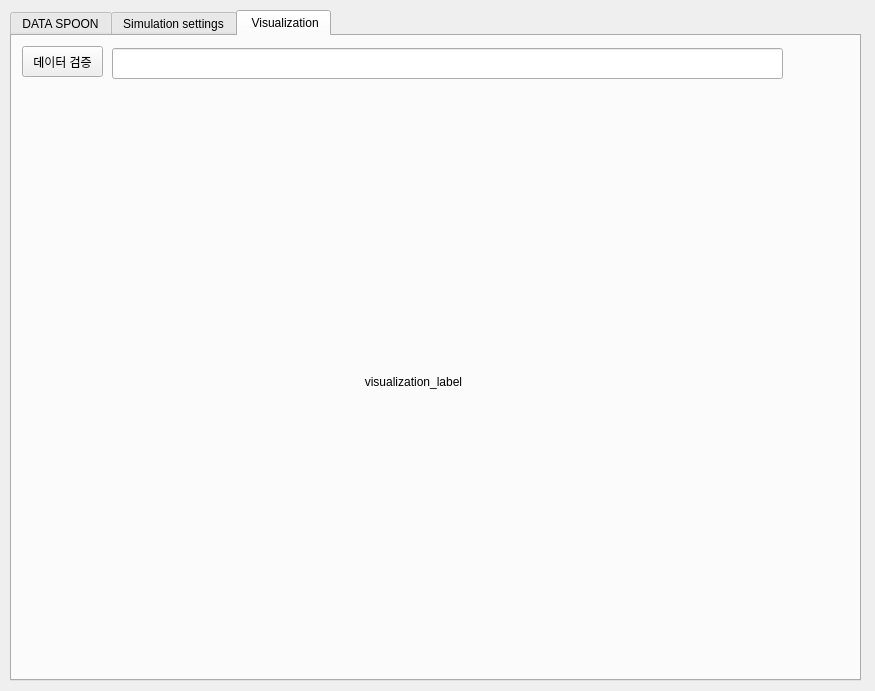
<?xml version="1.0" encoding="UTF-8"?>
<ui version="4.0">
 <class>Dialog</class>
 <widget class="QDialog" name="Dialog">
  <property name="geometry">
   <rect>
    <x>0</x>
    <y>0</y>
    <width>875</width>
    <height>691</height>
   </rect>
  </property>
  <property name="windowTitle">
   <string>Dialog</string>
  </property>
  <property name="autoFillBackground">
   <bool>false</bool>
  </property>
  <widget class="QTabWidget" name="tabWidget">
   <property name="geometry">
    <rect>
     <x>10</x>
     <y>10</y>
     <width>851</width>
     <height>671</height>
    </rect>
   </property>
   <property name="currentIndex">
    <number>2</number>
   </property>
   <widget class="QWidget" name="tab">
    <attribute name="title">
     <string>DATA SPOON</string>
    </attribute>
    <widget class="QListWidget" name="listWidget_Test">
     <property name="geometry">
      <rect>
       <x>0</x>
       <y>430</y>
       <width>251</width>
       <height>171</height>
      </rect>
     </property>
     <property name="dragDropMode">
      <enum>QAbstractItemView::NoDragDrop</enum>
     </property>
     <property name="selectionMode">
      <enum>QAbstractItemView::MultiSelection</enum>
     </property>
     <property name="wordWrap">
      <bool>false</bool>
     </property>
     <item>
      <property name="text">
       <string>1st Item</string>
      </property>
     </item>
     <item>
      <property name="text">
       <string>2nd Item</string>
      </property>
     </item>
     <item>
      <property name="text">
       <string>3rd Item</string>
      </property>
     </item>
    </widget>
    <widget class="QLabel" name="label_picture02">
     <property name="geometry">
      <rect>
       <x>420</x>
       <y>20</y>
       <width>401</width>
       <height>401</height>
      </rect>
     </property>
     <property name="text">
      <string>                                             Img Label</string>
     </property>
    </widget>
    <widget class="QLabel" name="label_picture01">
     <property name="geometry">
      <rect>
       <x>10</x>
       <y>20</y>
       <width>401</width>
       <height>401</height>
      </rect>
     </property>
     <property name="text">
      <string>                                          Img Label</string>
     </property>
    </widget>
    <widget class="QGroupBox" name="groupBox">
     <property name="geometry">
      <rect>
       <x>260</x>
       <y>430</y>
       <width>171</width>
       <height>201</height>
      </rect>
     </property>
     <property name="title">
      <string>클래스 </string>
     </property>
     <widget class="QCheckBox" name="groupchk_3">
      <property name="geometry">
       <rect>
        <x>10</x>
        <y>61</y>
        <width>81</width>
        <height>21</height>
       </rect>
      </property>
      <property name="text">
       <string>도로</string>
      </property>
      <property name="checked">
       <bool>true</bool>
      </property>
     </widget>
     <widget class="QCheckBox" name="groupchk_1">
      <property name="geometry">
       <rect>
        <x>10</x>
        <y>20</y>
        <width>81</width>
        <height>20</height>
       </rect>
      </property>
      <property name="tabletTracking">
       <bool>false</bool>
      </property>
      <property name="text">
       <string>건물</string>
      </property>
      <property name="checked">
       <bool>true</bool>
      </property>
     </widget>
     <widget class="QCheckBox" name="groupchk_4">
      <property name="geometry">
       <rect>
        <x>10</x>
        <y>82</y>
        <width>81</width>
        <height>20</height>
       </rect>
      </property>
      <property name="text">
       <string>가로수</string>
      </property>
      <property name="checked">
       <bool>true</bool>
      </property>
     </widget>
     <widget class="QCheckBox" name="groupchk_2">
      <property name="geometry">
       <rect>
        <x>10</x>
        <y>40</y>
        <width>81</width>
        <height>20</height>
       </rect>
      </property>
      <property name="text">
       <string>주차장</string>
      </property>
      <property name="checked">
       <bool>true</bool>
      </property>
     </widget>
     <widget class="QFrame" name="frame_1">
      <property name="geometry">
       <rect>
        <x>100</x>
        <y>20</y>
        <width>16</width>
        <height>16</height>
       </rect>
      </property>
      <property name="styleSheet">
       <string notr="true">rgb(85, 255, 127)</string>
      </property>
      <property name="frameShape">
       <enum>QFrame::StyledPanel</enum>
      </property>
      <property name="frameShadow">
       <enum>QFrame::Raised</enum>
      </property>
     </widget>
     <widget class="QFrame" name="frame_2">
      <property name="geometry">
       <rect>
        <x>100</x>
        <y>40</y>
        <width>16</width>
        <height>16</height>
       </rect>
      </property>
      <property name="frameShape">
       <enum>QFrame::StyledPanel</enum>
      </property>
      <property name="frameShadow">
       <enum>QFrame::Raised</enum>
      </property>
     </widget>
     <widget class="QFrame" name="frame_3">
      <property name="geometry">
       <rect>
        <x>100</x>
        <y>60</y>
        <width>16</width>
        <height>16</height>
       </rect>
      </property>
      <property name="frameShape">
       <enum>QFrame::StyledPanel</enum>
      </property>
      <property name="frameShadow">
       <enum>QFrame::Raised</enum>
      </property>
     </widget>
     <widget class="QFrame" name="frame_4">
      <property name="geometry">
       <rect>
        <x>100</x>
        <y>80</y>
        <width>16</width>
        <height>16</height>
       </rect>
      </property>
      <property name="frameShape">
       <enum>QFrame::StyledPanel</enum>
      </property>
      <property name="frameShadow">
       <enum>QFrame::Raised</enum>
      </property>
     </widget>
     <widget class="QCheckBox" name="groupchk_5">
      <property name="geometry">
       <rect>
        <x>10</x>
        <y>100</y>
        <width>81</width>
        <height>20</height>
       </rect>
      </property>
      <property name="text">
       <string>논</string>
      </property>
      <property name="checked">
       <bool>true</bool>
      </property>
     </widget>
     <widget class="QCheckBox" name="groupchk_6">
      <property name="geometry">
       <rect>
        <x>10</x>
        <y>120</y>
        <width>81</width>
        <height>20</height>
       </rect>
      </property>
      <property name="text">
       <string>밭</string>
      </property>
      <property name="checked">
       <bool>true</bool>
      </property>
     </widget>
     <widget class="QCheckBox" name="groupchk_7">
      <property name="geometry">
       <rect>
        <x>10</x>
        <y>140</y>
        <width>81</width>
        <height>20</height>
       </rect>
      </property>
      <property name="text">
       <string>산림</string>
      </property>
      <property name="checked">
       <bool>true</bool>
      </property>
     </widget>
     <widget class="QCheckBox" name="groupchk_8">
      <property name="geometry">
       <rect>
        <x>10</x>
        <y>160</y>
        <width>81</width>
        <height>20</height>
       </rect>
      </property>
      <property name="text">
       <string>나지</string>
      </property>
      <property name="checked">
       <bool>true</bool>
      </property>
     </widget>
     <widget class="QFrame" name="frame_8">
      <property name="geometry">
       <rect>
        <x>100</x>
        <y>160</y>
        <width>16</width>
        <height>16</height>
       </rect>
      </property>
      <property name="frameShape">
       <enum>QFrame::StyledPanel</enum>
      </property>
      <property name="frameShadow">
       <enum>QFrame::Raised</enum>
      </property>
     </widget>
     <widget class="QFrame" name="frame_7">
      <property name="geometry">
       <rect>
        <x>100</x>
        <y>140</y>
        <width>16</width>
        <height>16</height>
       </rect>
      </property>
      <property name="frameShape">
       <enum>QFrame::StyledPanel</enum>
      </property>
      <property name="frameShadow">
       <enum>QFrame::Raised</enum>
      </property>
     </widget>
     <widget class="QFrame" name="frame_5">
      <property name="geometry">
       <rect>
        <x>100</x>
        <y>100</y>
        <width>16</width>
        <height>16</height>
       </rect>
      </property>
      <property name="styleSheet">
       <string notr="true">rgb(85, 255, 127)</string>
      </property>
      <property name="frameShape">
       <enum>QFrame::StyledPanel</enum>
      </property>
      <property name="frameShadow">
       <enum>QFrame::Raised</enum>
      </property>
     </widget>
     <widget class="QFrame" name="frame_6">
      <property name="geometry">
       <rect>
        <x>100</x>
        <y>120</y>
        <width>16</width>
        <height>16</height>
       </rect>
      </property>
      <property name="frameShape">
       <enum>QFrame::StyledPanel</enum>
      </property>
      <property name="frameShadow">
       <enum>QFrame::Raised</enum>
      </property>
     </widget>
     <widget class="QCheckBox" name="groupchk_9">
      <property name="geometry">
       <rect>
        <x>10</x>
        <y>180</y>
        <width>81</width>
        <height>20</height>
       </rect>
      </property>
      <property name="text">
       <string>비대상지</string>
      </property>
     </widget>
     <widget class="QFrame" name="frame_9">
      <property name="geometry">
       <rect>
        <x>100</x>
        <y>180</y>
        <width>16</width>
        <height>16</height>
       </rect>
      </property>
      <property name="frameShape">
       <enum>QFrame::StyledPanel</enum>
      </property>
      <property name="frameShadow">
       <enum>QFrame::Raised</enum>
      </property>
     </widget>
    </widget>
    <widget class="QWidget" name="layoutWidget">
     <property name="geometry">
      <rect>
       <x>440</x>
       <y>490</y>
       <width>381</width>
       <height>33</height>
      </rect>
     </property>
     <layout class="QHBoxLayout" name="horizontalLayout">
      <item>
       <widget class="QLineEdit" name="line_addItem">
        <property name="text">
         <string>Add Item</string>
        </property>
       </widget>
      </item>
      <item>
       <widget class="QPushButton" name="btn_addItem">
        <property name="text">
         <string>add</string>
        </property>
       </widget>
      </item>
     </layout>
    </widget>
    <widget class="QWidget" name="layoutWidget">
     <property name="geometry">
      <rect>
       <x>440</x>
       <y>530</y>
       <width>381</width>
       <height>32</height>
      </rect>
     </property>
     <layout class="QHBoxLayout" name="horizontalLayout_3">
      <item>
       <widget class="QPushButton" name="btn_printItem">
        <property name="text">
         <string>Print</string>
        </property>
       </widget>
      </item>
      <item>
       <widget class="QPushButton" name="btn_printMultiItems">
        <property name="text">
         <string>Print_Multi</string>
        </property>
       </widget>
      </item>
      <item>
       <widget class="QPushButton" name="btn_removeItem">
        <property name="text">
         <string>Remove</string>
        </property>
       </widget>
      </item>
      <item>
       <widget class="QPushButton" name="btn_clearItem">
        <property name="text">
         <string>Clear</string>
        </property>
       </widget>
      </item>
     </layout>
    </widget>
    <widget class="QWidget" name="layoutWidget">
     <property name="geometry">
      <rect>
       <x>440</x>
       <y>450</y>
       <width>381</width>
       <height>36</height>
      </rect>
     </property>
     <layout class="QHBoxLayout" name="horizontalLayout_2">
      <item>
       <widget class="QLineEdit" name="line_insertItem">
        <property name="text">
         <string>Insert Item</string>
        </property>
       </widget>
      </item>
      <item>
       <widget class="QSpinBox" name="spin_insertRow"/>
      </item>
      <item>
       <widget class="QPushButton" name="btn_insertItem">
        <property name="text">
         <string>Insert</string>
        </property>
       </widget>
      </item>
     </layout>
    </widget>
    <widget class="QPushButton" name="btn_Preprocessing">
     <property name="geometry">
      <rect>
       <x>440</x>
       <y>590</y>
       <width>101</width>
       <height>31</height>
      </rect>
     </property>
     <property name="text">
      <string>전처리</string>
     </property>
    </widget>
   </widget>
   <widget class="QWidget" name="tab_2">
    <attribute name="title">
     <string>Simulation settings</string>
    </attribute>
    <widget class="QGroupBox" name="groupBox_2">
     <property name="geometry">
      <rect>
       <x>10</x>
       <y>10</y>
       <width>831</width>
       <height>621</height>
      </rect>
     </property>
     <property name="title">
      <string>시뮬레이션 환경 설정</string>
     </property>
     <widget class="QTabWidget" name="tabWidget_2">
      <property name="geometry">
       <rect>
        <x>10</x>
        <y>50</y>
        <width>321</width>
        <height>341</height>
       </rect>
      </property>
      <property name="tabPosition">
       <enum>QTabWidget::North</enum>
      </property>
      <property name="currentIndex">
       <number>2</number>
      </property>
      <widget class="QWidget" name="tab_3">
       <attribute name="title">
        <string>Car</string>
       </attribute>
       <widget class="QGroupBox" name="groupBox_4">
        <property name="geometry">
         <rect>
          <x>10</x>
          <y>20</y>
          <width>131</width>
          <height>71</height>
         </rect>
        </property>
        <property name="title">
         <string>속도(단위:m/s)</string>
        </property>
        <layout class="QVBoxLayout" name="verticalLayout_3">
         <item>
          <widget class="QSpinBox" name="spinBox"/>
         </item>
        </layout>
       </widget>
       <widget class="QGroupBox" name="groupBox_5">
        <property name="geometry">
         <rect>
          <x>10</x>
          <y>90</y>
          <width>131</width>
          <height>91</height>
         </rect>
        </property>
        <property name="title">
         <string>차종</string>
        </property>
        <layout class="QVBoxLayout" name="verticalLayout_4">
         <item>
          <widget class="QListWidget" name="listWidget_Test_2">
           <property name="dragDropMode">
            <enum>QAbstractItemView::NoDragDrop</enum>
           </property>
           <property name="selectionMode">
            <enum>QAbstractItemView::MultiSelection</enum>
           </property>
           <property name="wordWrap">
            <bool>false</bool>
           </property>
           <item>
            <property name="text">
             <string>경차</string>
            </property>
           </item>
           <item>
            <property name="text">
             <string>소형차</string>
            </property>
           </item>
           <item>
            <property name="text">
             <string>중형차</string>
            </property>
           </item>
           <item>
            <property name="text">
             <string>대형차</string>
            </property>
           </item>
          </widget>
         </item>
        </layout>
       </widget>
       <widget class="QGroupBox" name="groupBox_7">
        <property name="geometry">
         <rect>
          <x>160</x>
          <y>20</y>
          <width>131</width>
          <height>71</height>
         </rect>
        </property>
        <property name="title">
         <string>카메라구도</string>
        </property>
        <layout class="QVBoxLayout" name="verticalLayout_6">
         <item>
          <widget class="QRadioButton" name="groupBox_rad3_10">
           <property name="text">
            <string>전방</string>
           </property>
           <property name="checked">
            <bool>true</bool>
           </property>
          </widget>
         </item>
        </layout>
       </widget>
      </widget>
      <widget class="QWidget" name="tab_4">
       <attribute name="title">
        <string>Pedestrian</string>
       </attribute>
       <widget class="QGroupBox" name="groupBox_15">
        <property name="geometry">
         <rect>
          <x>10</x>
          <y>90</y>
          <width>131</width>
          <height>71</height>
         </rect>
        </property>
        <property name="title">
         <string>속도(단위:m/s)</string>
        </property>
        <layout class="QVBoxLayout" name="verticalLayout_18">
         <item>
          <widget class="QSpinBox" name="spinBox_16"/>
         </item>
        </layout>
       </widget>
       <widget class="QGroupBox" name="groupBox_9">
        <property name="geometry">
         <rect>
          <x>160</x>
          <y>20</y>
          <width>131</width>
          <height>71</height>
         </rect>
        </property>
        <property name="title">
         <string>카메라구도</string>
        </property>
        <layout class="QVBoxLayout" name="verticalLayout_16">
         <item>
          <widget class="QRadioButton" name="groupBox_rad3_9">
           <property name="text">
            <string>전방</string>
           </property>
           <property name="checked">
            <bool>true</bool>
           </property>
          </widget>
         </item>
        </layout>
       </widget>
       <widget class="QGroupBox" name="groupBox_8">
        <property name="geometry">
         <rect>
          <x>10</x>
          <y>20</y>
          <width>131</width>
          <height>71</height>
         </rect>
        </property>
        <property name="title">
         <string>키(단위::cm)</string>
        </property>
        <layout class="QVBoxLayout" name="verticalLayout_15">
         <item>
          <widget class="QSpinBox" name="spinBox_13"/>
         </item>
        </layout>
       </widget>
      </widget>
      <widget class="QWidget" name="tab_5">
       <attribute name="title">
        <string>Drone</string>
       </attribute>
       <widget class="QGroupBox" name="groupBox_14">
        <property name="geometry">
         <rect>
          <x>10</x>
          <y>90</y>
          <width>131</width>
          <height>71</height>
         </rect>
        </property>
        <property name="title">
         <string>속도(단위:m/s)</string>
        </property>
        <layout class="QVBoxLayout" name="verticalLayout_13">
         <item>
          <widget class="QSpinBox" name="spinBox_11"/>
         </item>
        </layout>
       </widget>
       <widget class="QGroupBox" name="groupBox_10">
        <property name="geometry">
         <rect>
          <x>10</x>
          <y>20</y>
          <width>131</width>
          <height>71</height>
         </rect>
        </property>
        <property name="title">
         <string>고도(단위: m미터)</string>
        </property>
        <layout class="QVBoxLayout" name="verticalLayout_9">
         <item>
          <widget class="QSpinBox" name="spinBox_7"/>
         </item>
        </layout>
       </widget>
       <widget class="QGroupBox" name="groupBox_13">
        <property name="geometry">
         <rect>
          <x>10</x>
          <y>170</y>
          <width>191</width>
          <height>111</height>
         </rect>
        </property>
        <property name="title">
         <string>기종</string>
        </property>
        <layout class="QVBoxLayout" name="verticalLayout_12">
         <item>
          <widget class="QListWidget" name="listWidget_Test_3">
           <property name="dragDropMode">
            <enum>QAbstractItemView::NoDragDrop</enum>
           </property>
           <property name="selectionMode">
            <enum>QAbstractItemView::MultiSelection</enum>
           </property>
           <property name="wordWrap">
            <bool>false</bool>
           </property>
           <item>
            <property name="text">
             <string>고정익(Fixed Wing)</string>
            </property>
           </item>
           <item>
            <property name="text">
             <string>회전익(Rotary Wing)</string>
            </property>
           </item>
           <item>
            <property name="text">
             <string>동축반전형(Co-axual)</string>
            </property>
           </item>
           <item>
            <property name="text">
             <string>다중 로터형</string>
            </property>
           </item>
           <item>
            <property name="text">
             <string>틸트로터형(Tilt-Rotor)</string>
            </property>
           </item>
          </widget>
         </item>
        </layout>
       </widget>
       <widget class="QGroupBox" name="groupBox_12">
        <property name="geometry">
         <rect>
          <x>160</x>
          <y>20</y>
          <width>131</width>
          <height>71</height>
         </rect>
        </property>
        <property name="title">
         <string>카메라 구도</string>
        </property>
        <layout class="QVBoxLayout" name="verticalLayout_11">
         <item>
          <widget class="QRadioButton" name="groupBox_rad3_8">
           <property name="text">
            <string>전방</string>
           </property>
           <property name="checked">
            <bool>true</bool>
           </property>
          </widget>
         </item>
        </layout>
       </widget>
      </widget>
      <widget class="QWidget" name="tab_6">
       <attribute name="title">
        <string>Airplane</string>
       </attribute>
       <widget class="QGroupBox" name="groupBox_16">
        <property name="geometry">
         <rect>
          <x>10</x>
          <y>20</y>
          <width>131</width>
          <height>71</height>
         </rect>
        </property>
        <property name="title">
         <string>고도(단위: m미터)</string>
        </property>
        <layout class="QVBoxLayout" name="verticalLayout_23">
         <item>
          <widget class="QSpinBox" name="spinBox_21">
           <property name="value">
            <number>10</number>
           </property>
          </widget>
         </item>
        </layout>
       </widget>
       <widget class="QGroupBox" name="groupBox_17">
        <property name="geometry">
         <rect>
          <x>160</x>
          <y>20</y>
          <width>131</width>
          <height>91</height>
         </rect>
        </property>
        <property name="title">
         <string>카메라 구도</string>
        </property>
        <layout class="QVBoxLayout" name="verticalLayout_24">
         <item>
          <widget class="QRadioButton" name="groupBox_rad3_6">
           <property name="text">
            <string>전방</string>
           </property>
           <property name="checked">
            <bool>true</bool>
           </property>
          </widget>
         </item>
         <item>
          <widget class="QRadioButton" name="groupBox_rad3_7">
           <property name="text">
            <string>아래고정</string>
           </property>
          </widget>
         </item>
        </layout>
       </widget>
       <widget class="QGroupBox" name="groupBox_18">
        <property name="geometry">
         <rect>
          <x>10</x>
          <y>170</y>
          <width>171</width>
          <height>121</height>
         </rect>
        </property>
        <property name="title">
         <string>기종</string>
        </property>
        <layout class="QVBoxLayout" name="verticalLayout_25">
         <item>
          <widget class="QListWidget" name="listWidget_Test_4">
           <property name="dragDropMode">
            <enum>QAbstractItemView::NoDragDrop</enum>
           </property>
           <property name="selectionMode">
            <enum>QAbstractItemView::MultiSelection</enum>
           </property>
           <property name="wordWrap">
            <bool>false</bool>
           </property>
           <item>
            <property name="text">
             <string>비행기</string>
            </property>
           </item>
           <item>
            <property name="text">
             <string>글라이더</string>
            </property>
           </item>
           <item>
            <property name="text">
             <string>헬리콥터</string>
            </property>
           </item>
           <item>
            <property name="text">
             <string>제트기</string>
            </property>
           </item>
           <item>
            <property name="text">
             <string>전투기</string>
            </property>
           </item>
           <item>
            <property name="text">
             <string>여객기</string>
            </property>
           </item>
           <item>
            <property name="text">
             <string>정찰기</string>
            </property>
           </item>
          </widget>
         </item>
        </layout>
       </widget>
       <widget class="QGroupBox" name="groupBox_19">
        <property name="geometry">
         <rect>
          <x>10</x>
          <y>90</y>
          <width>131</width>
          <height>71</height>
         </rect>
        </property>
        <property name="title">
         <string>속도(단위:m/s)</string>
        </property>
        <layout class="QVBoxLayout" name="verticalLayout_26">
         <item>
          <widget class="QSpinBox" name="spinBox_24"/>
         </item>
        </layout>
       </widget>
      </widget>
     </widget>
     <widget class="QGroupBox" name="groupBox_3">
      <property name="geometry">
       <rect>
        <x>350</x>
        <y>200</y>
        <width>201</width>
        <height>151</height>
       </rect>
      </property>
      <property name="title">
       <string>날씨 설정</string>
      </property>
      <layout class="QVBoxLayout" name="verticalLayout">
       <item>
        <widget class="QRadioButton" name="groupBox_rad1">
         <property name="text">
          <string>맑음</string>
         </property>
         <property name="checked">
          <bool>true</bool>
         </property>
        </widget>
       </item>
       <item>
        <widget class="QRadioButton" name="groupBox_rad3">
         <property name="text">
          <string>흐림</string>
         </property>
        </widget>
       </item>
       <item>
        <widget class="QRadioButton" name="groupBox_rad4">
         <property name="text">
          <string>비</string>
         </property>
        </widget>
       </item>
       <item>
        <widget class="QRadioButton" name="groupBox_rad4_2">
         <property name="text">
          <string>눈</string>
         </property>
        </widget>
       </item>
       <item>
        <widget class="QRadioButton" name="groupBox_rad4_3">
         <property name="text">
          <string>미세먼지</string>
         </property>
        </widget>
       </item>
      </layout>
     </widget>
     <widget class="QGroupBox" name="groupBox_6">
      <property name="geometry">
       <rect>
        <x>350</x>
        <y>40</y>
        <width>191</width>
        <height>158</height>
       </rect>
      </property>
      <property name="title">
       <string>환경설정</string>
      </property>
      <layout class="QVBoxLayout" name="verticalLayout_2">
       <item>
        <widget class="QRadioButton" name="groupBox_rad1_2">
         <property name="text">
          <string>urban</string>
         </property>
         <property name="checked">
          <bool>true</bool>
         </property>
        </widget>
       </item>
       <item>
        <widget class="QRadioButton" name="groupBox_rad3_2">
         <property name="text">
          <string>rural</string>
         </property>
        </widget>
       </item>
       <item>
        <widget class="QRadioButton" name="groupBox_rad4_4">
         <property name="text">
          <string>factory</string>
         </property>
        </widget>
       </item>
       <item>
        <widget class="QRadioButton" name="groupBox_rad4_5">
         <property name="text">
          <string>natural park (landscape)</string>
         </property>
        </widget>
       </item>
       <item>
        <widget class="QRadioButton" name="groupBox_rad4_6">
         <property name="text">
          <string>beach(coast)</string>
         </property>
        </widget>
       </item>
       <item>
        <widget class="QRadioButton" name="groupBox_rad4_7">
         <property name="text">
          <string>etc.</string>
         </property>
        </widget>
       </item>
      </layout>
     </widget>
     <widget class="QPushButton" name="pushButton">
      <property name="geometry">
       <rect>
        <x>350</x>
        <y>360</y>
        <width>101</width>
        <height>31</height>
       </rect>
      </property>
      <property name="text">
       <string>실행</string>
      </property>
     </widget>
    </widget>
   </widget>
   <widget class="QWidget" name="tab_7">
    <attribute name="title">
     <string> Visualization</string>
    </attribute>
    <widget class="QLabel" name="label_visualization">
     <property name="geometry">
      <rect>
       <x>20</x>
       <y>60</y>
       <width>801</width>
       <height>571</height>
      </rect>
     </property>
     <property name="text">
      <string>                                                                                                    visualization_label</string>
     </property>
    </widget>
    <widget class="QPushButton" name="pushButton_2">
     <property name="geometry">
      <rect>
       <x>10</x>
       <y>10</y>
       <width>81</width>
       <height>31</height>
      </rect>
     </property>
     <property name="text">
      <string>데이터 검증</string>
     </property>
    </widget>
    <widget class="QLineEdit" name="lineEdit">
     <property name="geometry">
      <rect>
       <x>100</x>
       <y>12</y>
       <width>671</width>
       <height>31</height>
      </rect>
     </property>
    </widget>
   </widget>
  </widget>
 </widget>
 <resources/>
 <connections/>
</ui>
